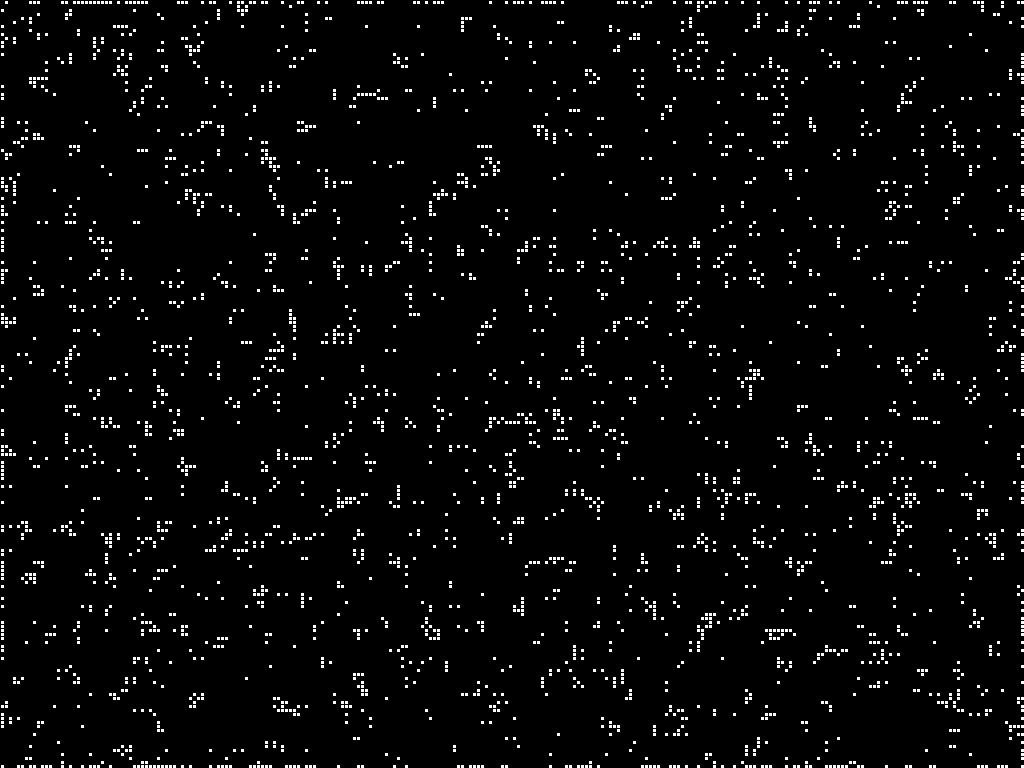
Frame 1 (no input)
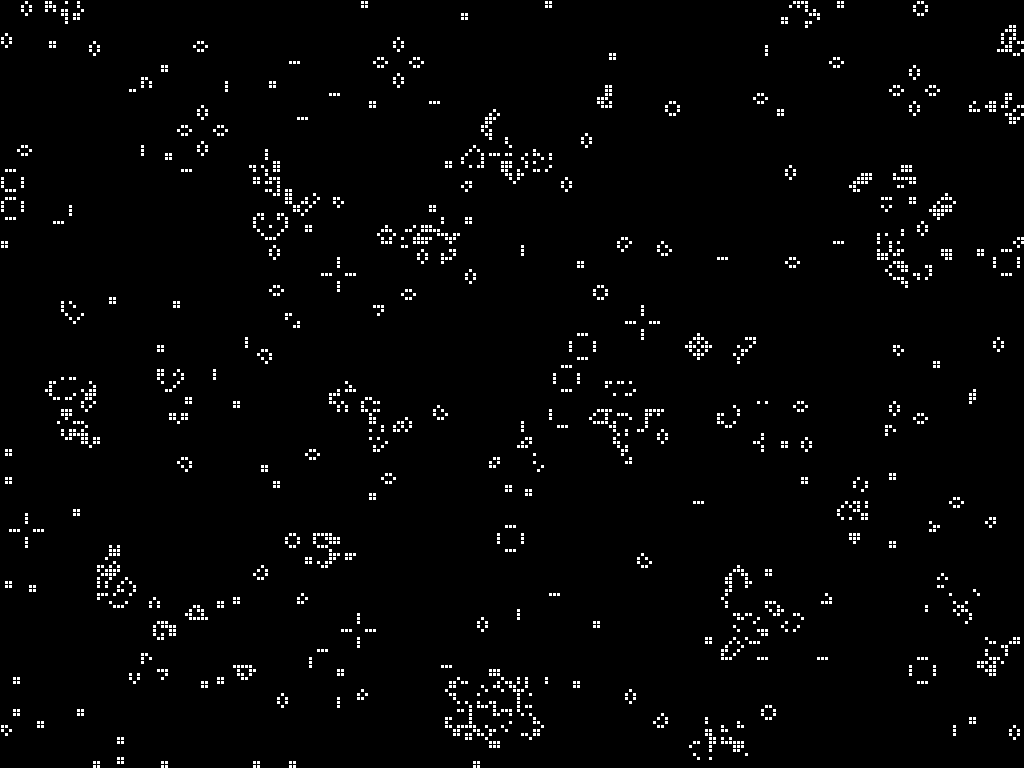
Frame 60 (the mouse pressed at the canvas centre just before this capture)
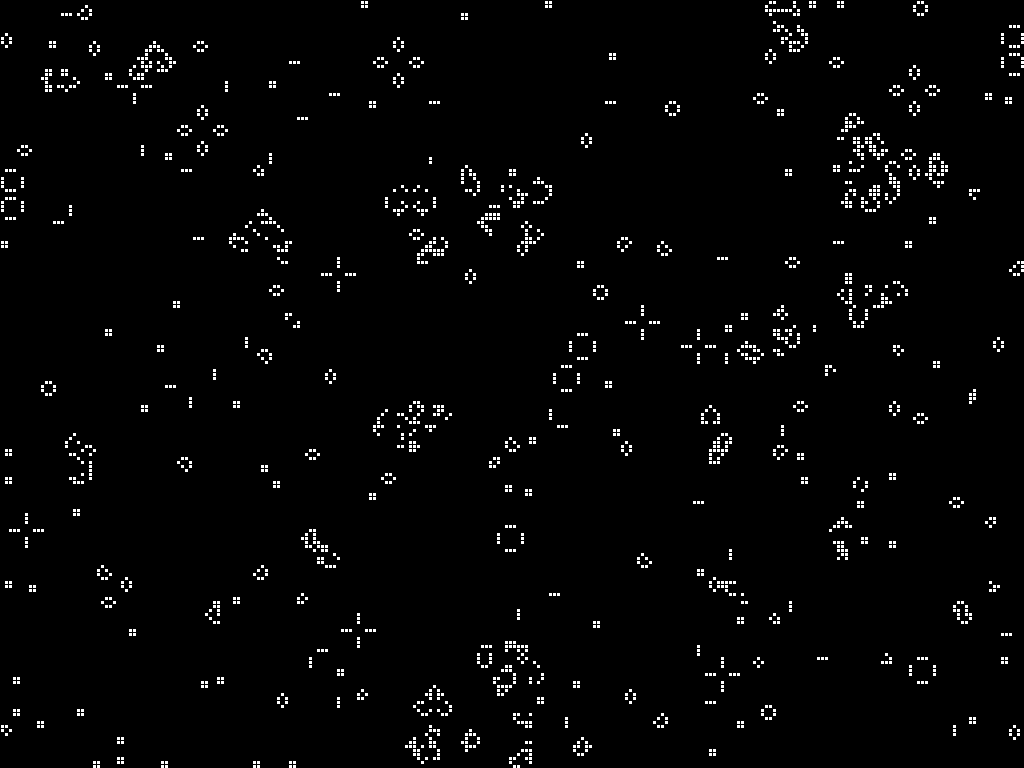
Frame 120 (the mouse held since frame 60 and released just before this capture)

The Processing sketch that drew these frames (run headless with seeded random() and noise(); from frame 60 on, the mouse is pressed at the canvas centre):

// Processing sketch: sketch_200323d
// ── sketch_200323d.pde
int CELL_SIZE = 4;
int columns;
int rows;


Cell[][] cells;

boolean getNextState(int x, int y, boolean alive) {
  int count = 0;
  boolean xm1 = x > 0;
  boolean xp1 = x+1 < columns;
  boolean ym1 = y > 0;
  boolean yp1 = y+1 < rows;

  if (xm1) {
    if (ym1 && cells[x-1][y-1].lastAlive) {
      count++;
    }
    if (cells[x-1][y].lastAlive) {
      count++;
    }
    if (yp1 && cells[x-1][y+1].lastAlive) {
      count++;
    }
  }
  if (xp1) {
    if (ym1 && cells[x+1][y-1].lastAlive) {
      count++;
    }
    if (cells[x+1][y].lastAlive) {
      count++;
    }
    if (yp1 && cells[x+1][y+1].lastAlive) {
      count++;
    }
  }
  if (ym1 && cells[x][y-1].lastAlive) {
    count++;
  }
  if (yp1 && cells[x][y+1].lastAlive) {
    count++;
  }

  return (alive && (count == 2 || count == 3)) || (!alive && count == 3);
}

void setup() {
  size(1024, 768);
  background(0);

  // initialize grid params
  columns = width / CELL_SIZE;
  rows = height / CELL_SIZE;
  cells = new Cell[columns][rows];

  // seed the grid
  for (int x = 0; x < columns; x++) {
    for (int y = 0; y < rows; y++) {
      boolean alive = Math.random() >= 0.3;
      cells[x][y] = new Cell(x, y, alive);
    }
  }
}

void draw() {
  // render current generation
  for (int x = 0; x < columns; x++) {
    for (int y = 0; y < rows; y++) {
      Cell cell = cells[x][y];

      // save the state
      cell.lastAlive = cell.alive;
    }
  }

  // build next generation
  background(0);
  fill(255);
  for (int x = 0; x < columns; x++) {
    for (int y = 0; y < rows; y++) {
      Cell cell = cells[x][y];
      cell.alive = getNextState(x, y, cell.lastAlive);
      if (cell.alive) cell.draw();
    }
  }
}

// ── Cell.pde
class Cell {
  boolean alive;
  boolean lastAlive;
  int x;
  int y;

  Cell(int _x, int _y, boolean _alive) {
    alive = _alive;
    lastAlive = _alive;
    x = _x;
    y = _y;
  }

  void draw() {
    rect(x * CELL_SIZE, y * CELL_SIZE, CELL_SIZE, CELL_SIZE);
  }
}
